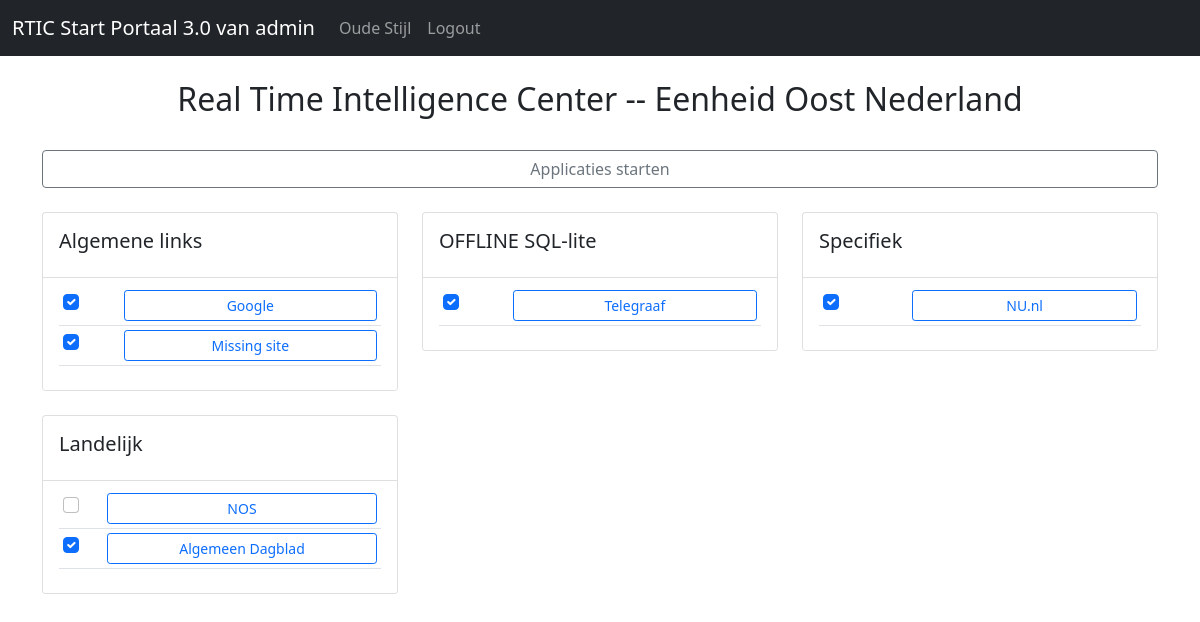
The app's page / (signed in) with its own data.
### launcher/models.py (models this page shows, shortened)
class Categorie(models.Model):
	catOmschrijving = models.CharField(max_length=100)
	catActief = models.BooleanField(default=True)
	catVolgorde = models.IntegerField(default=0)
	class Meta:
		ordering = ['-catActief','catVolgorde','catOmschrijving']

class Preference(models.Model):
	user = models.ForeignKey(settings.AUTH_USER_MODEL, on_delete=models.PROTECT)
	site = models.ForeignKey(Site, on_delete=models.CASCADE)
	preStart = models.BooleanField(null=True)
	class Meta:
		constraints = [
			models.UniqueConstraint(fields=['user', 'site'], name='unique_preference'),
		]

class Site(models.Model):
	sitOmschrijving = models.CharField(max_length=100)
	sitUrl = models.CharField(max_length=100)
	categorie = models.ForeignKey(Categorie, on_delete=models.PROTECT)
	sitActief = models.BooleanField(default=True)
	class Meta:
		ordering = ['-sitActief','categorie','sitOmschrijving']

### launcher/views.py (the view)
# urls.py: 2. Add a URL to urlpatterns:  path('', views.home, name='home')
def home(request):
	if request.user.is_authenticated:
		user_id = request.user.id
		insert = insert_missing_user_preferences(user_id)
	else:
		user_id = 1
		insert = None
		messages.success(request, ('Login om je voorkeuren te beheren.'))
	activeCategories = Categorie.objects.filter(catActief=True)
	preferences = Preference.objects.filter(site__categorie__catActief=True).filter(site__sitActief=True).filter(user__id=user_id)
	preferenceJS = Preference.objects.filter(site__categorie__catActief=True).filter(site__sitActief=True).filter(preStart=True).filter(user__id=user_id)
	return render(request,'home2.html',
		{
		'activeCategories': activeCategories,
		'preferences': preferences,
		'preferenceJS': preferenceJS,
		'insert': insert,
		'user_id': user_id
		})

### launcher/views.py (called while the page is built)
def insert_missing_user_preferences(userid):
	with connection.cursor() as cursor:
		sql = """
		SELECT %s, launcher_site.id
		FROM launcher_site
		LEFT JOIN launcher_preference ON launcher_preference.site_id = launcher_site.id
									  AND launcher_preference.user_id = %s
		WHERE launcher_preference.id IS NULL
		"""
		cursor.execute(sql,[userid, userid])
		rows = cursor.fetchall()
		sql2 = """
		INSERT INTO launcher_preference (user_id, site_id)
		VALUES (%s,%s)
		"""
		cursor.executemany(sql2, rows)
	return True

### launcher/templates/home2.html (shortened to what this page needs)
{% extends 'base.html' %}
{% block content%}
<center><h2>Real Time Intelligence Center -- Eenheid Oost Nederland</h2></center>
<br/>
{% if user.is_authenticated %}
<div class="d-grid gap-2">
  <button type="button" onclick="open_win()" class="btn btn-outline-secondary">Applicaties starten</button>
</div>
{% endif %}
<br/>
{% if activeCategories %}
<div class="row row-cols-1 row-cols-md-3 g-4">
  {% for cat in activeCategories %}
  <div class="col">
    <div class="card">
      <div class="card-body">
        <h5 class="card-title">{{ cat.catOmschrijving }}</h5>
      </div>
      <ul class="list-group list-group-flush">
          <li class="list-group-item">
            <table class="table table-sm">
              <tbody>
      {% for pref in preferences %}
        {% if pref.site.categorie == cat %}
                <tr>
                  {% if pref.preStart %}
                    <td>
                      {% if user.is_authenticated %}
                      <input onclick="location.href = '{% url 'uncross' pref.id %}'" class="form-check-input" type="checkbox" checked>
                      {% endif %}
                    </td>
                    <td>
                      <div class="d-grid gap-2">
                        <a button type="button" class="btn btn-outline-primary btn-sm" href="{{ pref.site.sitUrl }}" target='_blank' title='Klik hier om {{ pref.site.sitOmschrijving }} op te starten'>{{ pref.site.sitOmschrijving }}</a>
                      </div>
                    </td>
                  {% else %}
                     <td>
                      {% if user.is_authenticated %}
                      <input onclick="location.href = '{% url 'cross' pref.id %}'" class="form-check-input" type="checkbox">
                      {% endif %}
                    </td>
                    <td>
                      <div class="d-grid gap-2">
                        <a button type="button" class="btn btn-outline-primary btn-sm" href="{{ pref.site.sitUrl }}" target='_blank' title='Klik hier om {{ pref.site.sitOmschrijving }} op te starten'>{{ pref.site.sitOmschrijving }}</a>
                      </div>
                    </td>
                  {% endif %}
                </tr>
        {% endif %}
      {% endfor %}
          </tbody>
          </table>
        </li>
      </ul>
    </div>
  </div>
  {% endfor %}
</div>
{% endif %}
{% endblock%}

### launcher/templates/base.html (shortened to what this page needs)
{% load static %}
<!doctype html>
<html lang="en">
  <head>
    <link href="{% static 'css/bootstrap.min.css' %}" rel="stylesheet">
  </head>
  <body>
	<nav class="navbar navbar-expand-lg navbar-dark bg-dark">
	  <div class="container-fluid">
	    <a class="navbar-brand" href="{% url 'home' %}">RTIC Start Portaal 3.0
	    {% if user.is_authenticated %}
	     van {{user.username}}
	    {% endif %}
		</a>
	    <div class="collapse navbar-collapse" id="navbarSupportedContent">
	      <ul class="navbar-nav me-auto mb-2 mb-lg-0">
	        <li class="nav-item">
	          <a class="nav-link" href="{% url 'home_oud' %}">Oude Stijl</a>
	        </li>
		      {% if user.is_authenticated %}
		        <li class="nav-item">
		          <a class="nav-link" href="{% url 'logout' %}">Logout</a>
		        </li>
		      {% else %}
		        <li class="nav-item">
		          <a class="nav-link" href="{% url 'login' %}">Login</a>
		        </li>
		      {% endif %}
	      </ul>
	    </div>
	  </div>
	</nav>
	<br/>
  	<div class="container">
	    {% block content %}
		{% endblock %}
	</div>
  </body>
</html>

### records on screen
Categorie: catOmschrijving "Algemene links"
Preference: site.sitOmschrijving "Google"
Preference: site.sitOmschrijving "Missing site"
Categorie: catOmschrijving "OFFLINE SQL-lite"
Preference: site.sitOmschrijving "Telegraaf"
Categorie: catOmschrijving "Specifiek"
Preference: site.sitOmschrijving "NU.nl"
Categorie: catOmschrijving "Landelijk"
Preference: site.sitOmschrijving "NOS"
Preference: site.sitOmschrijving "Algemeen Dagblad"

### other values on screen
{{ user.username }} "admin"
